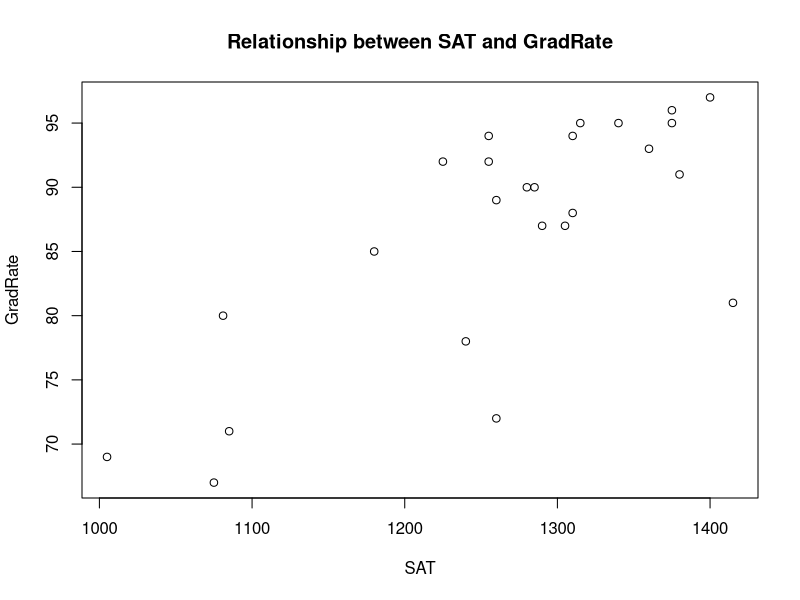

Here is the R script that generated this plot:
data <- data.frame(
  Univ = c("Brown", "CalTech", "CMU", "Columbia", "Cornell", "Dartmouth", "Duke", "Georgetown", "Harvard", "JohnsHopkins", "MIT", "Northwestern", "NotreDame", "PennState", "Princeton", "Purdue", "Stanford", "TexasA&M", "UCBerkeley", "UChicago", "UMichigan", "UPenn", "UVA", "UWisconsin", "Yale"),
  SAT = c(1310, 1415, 1260, 1310, 1280, 1340, 1315, 1255, 1400, 1305, 1380, 1260, 1255, 1081, 1375, 1005, 1360, 1075, 1240, 1290, 1180, 1285, 1225, 1085, 1375),
  Top10 = c(89, 100, 62, 76, 83, 89, 90, 74, 91, 75, 94, 85, 81, 38, 91, 28, 90, 49, 95, 75, 65, 80, 77, 40, 95),
  Accept = c(22, 25, 59, 24, 33, 23, 30, 24, 14, 44, 30, 39, 42, 54, 14, 90, 20, 67, 40, 50, 68, 36, 44, 69, 19),
  SFRatio = c(13, 6, 9, 12, 13, 10, 12, 12, 11, 7, 10, 11, 13, 18, 8, 19, 12, 25, 17, 13, 16, 11, 14, 15, 11),
  Expenses = c(22704, 63575, 25026, 31510, 21864, 32162, 31585, 20126, 39525, 58691, 34870, 28052, 15122, 10185, 30220, 9066, 36450, 8704, 15140, 38380, 15470, 27553, 13349, 11857, 43514),
  GradRate = c(94, 81, 72, 88, 90, 95, 95, 92, 97, 87, 91, 89, 94, 80, 95, 69, 93, 67, 78, 87, 85, 90, 92, 71, 96)
)

plot(data$SAT, data$GradRate, xlab = "SAT", ylab = "GradRate", main = "Relationship between SAT and GradRate")
